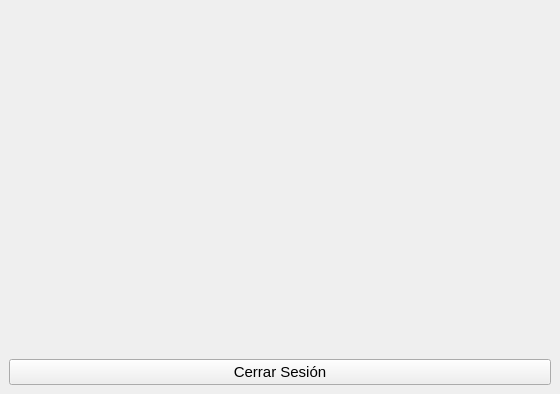
<?xml version="1.0" encoding="UTF-8"?>
<ui version="4.0">
 <class>System</class>
 <widget class="QMainWindow" name="System">
  <property name="geometry">
   <rect>
    <x>0</x>
    <y>0</y>
    <width>560</width>
    <height>394</height>
   </rect>
  </property>
  <property name="windowTitle">
   <string>MainWindow</string>
  </property>
  <widget class="QWidget" name="centralwidget">
   <layout class="QGridLayout" name="gridLayout_2">
    <item row="1" column="0">
     <widget class="QPushButton" name="btn_logout">
      <property name="font">
       <font>
        <pointsize>11</pointsize>
       </font>
      </property>
      <property name="text">
       <string>Cerrar Sesión</string>
      </property>
     </widget>
    </item>
    <item row="0" column="0">
     <widget class="QLabel" name="label_info">
      <property name="font">
       <font>
        <family>Segoe UI Semibold</family>
        <pointsize>12</pointsize>
       </font>
      </property>
      <property name="text">
       <string/>
      </property>
      <property name="alignment">
       <set>Qt::AlignCenter</set>
      </property>
     </widget>
    </item>
   </layout>
  </widget>
 </widget>
 <resources/>
 <connections/>
</ui>
